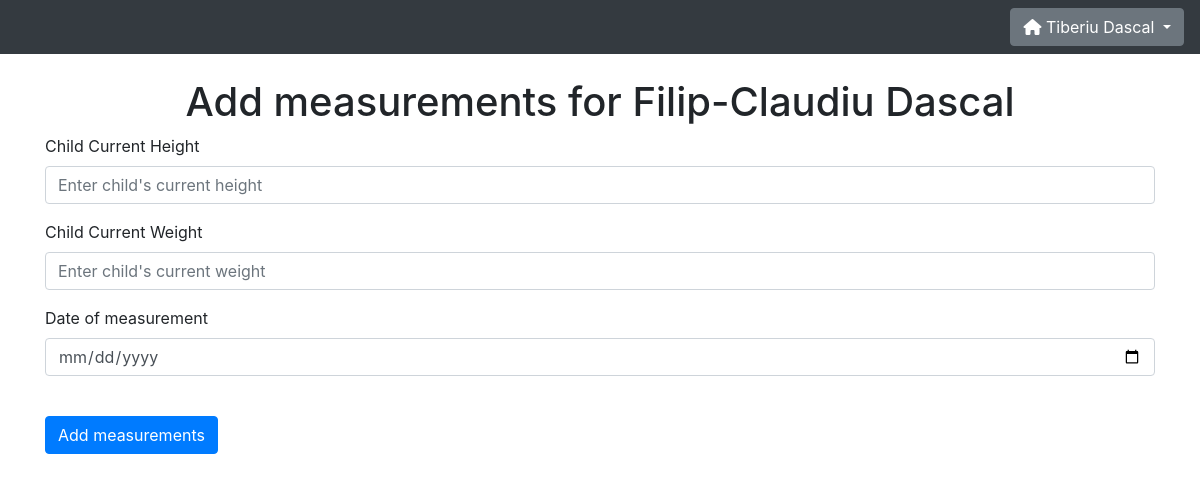
The app's page /add_measurements?child=1 (signed in) with its own data.
### website/models.py (models this page shows)
class User(db.Model,UserMixin):
    id = db.Column(db.Integer, primary_key=True)
    u_name = db.Column(db.String(20), unique=True)
    u_fname = db.Column(db.String(50))
    u_lname = db.Column(db.String(50))
    u_email = db.Column(db.String(150), unique=True)
    u_password = db.Column(db.String(150))
    u_type = db.Column(db.String(5))
    u_date_created = db.Column(db.DateTime(timezone=True), default=func.now())
    u_last_login = db.Column(db.DateTime(timezone=True), default=func.now())
    kids = db.relationship('Child')

class Child(db.Model):
    id = db.Column(db.Integer, primary_key=True)
    c_first_name = db.Column(db.String(50))
    c_last_name = db.Column(db.String(50))
    c_birth_date = db.Column(db.Date())
    c_gender = db.Column(db.String(6))
    c_height = db.Column(db.Integer)
    c_weight = db.Column(db.Float(precision='3,2'))
    c_parent_id = db.Column(db.Integer, db.ForeignKey('user.id'))
    history = db.relationship('History')

### website/views.py (the view)
@views.route('/add_measurements', methods=['GET','POST'])
@login_required
def add_measurements():
    user = current_user
    child = Child.query.get(request.args.get('child'))
    if child == None:
        flash('Child does not exist', category='error')
        return redirect(url_for('views.home'))
    elif child.c_parent_id != user.id:
        flash('This child is not yours', category='error')
        return redirect(url_for('views.home'))
    else:
        if request.method == 'POST':
            child_height = request.form.get('child_height')
            child_weight = request.form.get('child_weight')
            date_created = request.form.get('date')
            if not child_height:
                flash('Child heigth need to be filled in!', category='error')
            elif not child_weight:
                flash('Child heigth need to be filled in!', category='error')
            elif not date_created:
                date_created = dt.datetime.now().date().strftime('%Y-%m-%d')
            elif (dt.datetime.now() - dt.datetime.strptime(str(date_created), "%Y-%m-%d")).days < 0:
                flash(f'Cannot add data for future dates! Today is {dt.datetime.now().date()} and you are trying to add data for {date_created}', category='error')
            else:
                date_created = dt.datetime.strptime(date_created, "%Y-%m-%d").date()
                week = abs((dt.datetime.strptime(str(child.c_birth_date), "%Y-%m-%d") - dt.datetime.strptime(str(date_created), "%Y-%m-%d")).days)
                week = (week // 7) + (week % 7 > 0)
                entry = History(week=week, child_height=int(child_height), child_weight=float(child_weight), date_created=date_created, child_id=child.id)
                db.session.add(entry)
                db.session.commit()
                flash('Measurements added successfully!', category='success')
                return redirect(url_for('views.home'))
    return render_template('add_measurements.html', user=user, child=child)

### website/__init__.py (called while the page is built)
def create_app():
    app = Flask(__name__)
    app.config['SECRET_KEY'] = 'mySuperSecretKey'
    app.config['SQLALCHEMY_DATABASE_URI'] = f'sqlite:///../DB/{DB_NAME}'
    app.config['SQLALCHEMY_TRACK_MODIFICATIONS'] = False
    db.init_app(app)
    from .views import views
    from .auth import auth
    app.register_blueprint(views, url_prefix='/')
    app.register_blueprint(auth, url_prefix='/')
    from .models import User, Child, History
    create_database(app)
    login_manager = LoginManager()
    login_manager.login_view = 'auth.login'
    login_manager.init_app(app)
    @login_manager.user_loader
    def load_user(id):
        return User.query.get(int(id))
    return app

### website/templates/add_measurements.html
{% extends "base.html" %}{% block title %}Home{% endblock %}
{% block content %}
<h1 align="center">Add measurements for {{ child.c_first_name + " " + child.c_last_name }}</h1>
<form method="POST">
    <div class="form-group">
        <label for="child_height">Child Current Height</label>
        <input type="text" class="form-control" id="child_height" name="child_height" placeholder="Enter child's current height" />
    </div>
    <div class="form-group">
        <label for="child_weight">Child Current Weight</label>
        <input type="text" class="form-control" id="child_weight" name="child_weight" placeholder="Enter child's current weight" />
    </div>
    <div class="form-group">
        <label for="date">Date of measurement</label>
        <input type="date" class="form-control" id="date" name="date" placeholder="" />
    </div>
    <br/>
    <button type="submit" class="btn btn-primary">Add measurements</button>
</form>
{% endblock %}

### website/templates/base.html (shortened to what this page needs)
<!DOCTYPE html>
<html>
    <head>
        <link
            rel="stylesheet"
            href="https://stackpath.bootstrapcdn.com/bootstrap/4.4.1/css/bootstrap.min.css"
        />
        <link
            rel="stylesheet"
            href="https://stackpath.bootstrapcdn.com/font-awesome/4.7.0/css/font-awesome.min.css"
        />
        <link
            href="http://cdn.bokeh.org/bokeh/release/bokeh-2.0.1.min.css"
            rel="stylesheet" type="text/css"
        />
        <link rel="stylesheet" href="https://stackpath.bootstrapcdn.com/bootstrap/4.1.3/css/bootstrap.min.css">
    </head>
    <body>
        <nav class="navbar navbar-expand-lg navbar-dark bg-dark">
            <div class="collapse navbar-collapse justify-content-end" id="navbar">
                <div class="navbar-nav">
                    {% if user.is_authenticated %}
                    <ul class="navbar-nav">
                        <div class="dropdown">
                            <button class="btn btn-secondary dropdown-toggle" type="button" id="dropdownMenu2" data-toggle="dropdown" aria-haspopup="true" aria-expanded="false">
                                <span><i class="fas fa-home"></i></span> {{ user.u_fname + " " + user.u_lname }}
                            </button>
                        </div>
                    </ul>
                    {% endif %}
                </div>
            </div>
        </nav>
        <br />
        <div class="container">
            {% block content %}
            {% endblock %}
        </div>
    </body>
</html>

### records on screen
User: u_fname+u_lname "Tiberiu Dascal"
Child: c_first_name+c_last_name "Filip-Claudiu Dascal"
